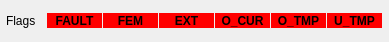
       <widget class="QWidget" name="horizontalLayoutWidget_9">
        <property name="geometry">
         <rect>
          <x>0</x>
          <y>40</y>
          <width>389</width>
          <height>31</height>
         </rect>
        </property>
        <layout class="QHBoxLayout" name="horizontalLayout_10">
         <property name="spacing">
          <number>1</number>
         </property>
         <property name="leftMargin">
          <number>6</number>
         </property>
         <property name="rightMargin">
          <number>6</number>
         </property>
         <item>
          <widget class="QLabel" name="label_39">
           <property name="sizePolicy">
            <sizepolicy hsizetype="Fixed" vsizetype="Fixed">
             <horstretch>0</horstretch>
             <verstretch>0</verstretch>
            </sizepolicy>
           </property>
           <property name="minimumSize">
            <size>
             <width>40</width>
             <height>18</height>
            </size>
           </property>
           <property name="maximumSize">
            <size>
             <width>40</width>
             <height>16777215</height>
            </size>
           </property>
           <property name="font">
            <font>
             <pointsize>9</pointsize>
            </font>
           </property>
           <property name="text">
            <string>Flags</string>
           </property>
          </widget>
         </item>
         <item>
          <widget class="QLabel" name="lhsFaultFlag">
           <property name="sizePolicy">
            <sizepolicy hsizetype="Fixed" vsizetype="Fixed">
             <horstretch>0</horstretch>
             <verstretch>0</verstretch>
            </sizepolicy>
           </property>
           <property name="minimumSize">
            <size>
             <width>55</width>
             <height>15</height>
            </size>
           </property>
           <property name="maximumSize">
            <size>
             <width>55</width>
             <height>16777215</height>
            </size>
           </property>
           <property name="font">
            <font>
             <weight>75</weight>
             <bold>true</bold>
            </font>
           </property>
           <property name="styleSheet">
            <string notr="true">background-color: rgb(255, 0, 0);</string>
           </property>
           <property name="text">
            <string>FAULT</string>
           </property>
           <property name="alignment">
            <set>Qt::AlignCenter</set>
           </property>
          </widget>
         </item>
         <item>
          <widget class="QLabel" name="lhsFemFlag">
           <property name="sizePolicy">
            <sizepolicy hsizetype="Fixed" vsizetype="Fixed">
             <horstretch>0</horstretch>
             <verstretch>0</verstretch>
            </sizepolicy>
           </property>
           <property name="minimumSize">
            <size>
             <width>55</width>
             <height>15</height>
            </size>
           </property>
           <property name="maximumSize">
            <size>
             <width>55</width>
             <height>16777215</height>
            </size>
           </property>
           <property name="font">
            <font>
             <weight>75</weight>
             <bold>true</bold>
            </font>
           </property>
           <property name="styleSheet">
            <string notr="true">background-color: rgb(255, 0, 0);</string>
           </property>
           <property name="text">
            <string>FEM</string>
           </property>
           <property name="alignment">
            <set>Qt::AlignCenter</set>
           </property>
          </widget>
         </item>
         <item>
          <widget class="QLabel" name="lhsExtFlag">
           <property name="sizePolicy">
            <sizepolicy hsizetype="Fixed" vsizetype="Fixed">
             <horstretch>0</horstretch>
             <verstretch>0</verstretch>
            </sizepolicy>
           </property>
           <property name="minimumSize">
            <size>
             <width>55</width>
             <height>15</height>
            </size>
           </property>
           <property name="maximumSize">
            <size>
             <width>55</width>
             <height>16777215</height>
            </size>
           </property>
           <property name="font">
            <font>
             <weight>75</weight>
             <bold>true</bold>
            </font>
           </property>
           <property name="styleSheet">
            <string notr="true">background-color: rgb(255, 0, 0);</string>
           </property>
           <property name="text">
            <string>EXT</string>
           </property>
           <property name="alignment">
            <set>Qt::AlignCenter</set>
           </property>
          </widget>
         </item>
         <item>
          <widget class="QLabel" name="lhsOvCurFlag">
           <property name="sizePolicy">
            <sizepolicy hsizetype="Fixed" vsizetype="Fixed">
             <horstretch>0</horstretch>
             <verstretch>0</verstretch>
            </sizepolicy>
           </property>
           <property name="minimumSize">
            <size>
             <width>55</width>
             <height>15</height>
            </size>
           </property>
           <property name="maximumSize">
            <size>
             <width>55</width>
             <height>16777215</height>
            </size>
           </property>
           <property name="font">
            <font>
             <weight>75</weight>
             <bold>true</bold>
            </font>
           </property>
           <property name="styleSheet">
            <string notr="true">background-color: rgb(255, 0, 0);</string>
           </property>
           <property name="text">
            <string>O_CUR</string>
           </property>
           <property name="alignment">
            <set>Qt::AlignCenter</set>
           </property>
          </widget>
         </item>
         <item>
          <widget class="QLabel" name="lhsOvTempFlag">
           <property name="sizePolicy">
            <sizepolicy hsizetype="Fixed" vsizetype="Fixed">
             <horstretch>0</horstretch>
             <verstretch>0</verstretch>
            </sizepolicy>
           </property>
           <property name="minimumSize">
            <size>
             <width>55</width>
             <height>15</height>
            </size>
           </property>
           <property name="maximumSize">
            <size>
             <width>55</width>
             <height>16777215</height>
            </size>
           </property>
           <property name="font">
            <font>
             <weight>75</weight>
             <bold>true</bold>
            </font>
           </property>
           <property name="styleSheet">
            <string notr="true">background-color: rgb(255, 0, 0);</string>
           </property>
           <property name="text">
            <string>O_TMP</string>
           </property>
           <property name="alignment">
            <set>Qt::AlignCenter</set>
           </property>
          </widget>
         </item>
         <item>
          <widget class="QLabel" name="lhsUnTempFlag">
           <property name="sizePolicy">
            <sizepolicy hsizetype="Fixed" vsizetype="Fixed">
             <horstretch>0</horstretch>
             <verstretch>0</verstretch>
            </sizepolicy>
           </property>
           <property name="minimumSize">
            <size>
             <width>55</width>
             <height>15</height>
            </size>
           </property>
           <property name="maximumSize">
            <size>
             <width>55</width>
             <height>16777215</height>
            </size>
           </property>
           <property name="font">
            <font>
             <weight>75</weight>
             <bold>true</bold>
            </font>
           </property>
           <property name="styleSheet">
            <string notr="true">background-color: rgb(255, 0, 0);</string>
           </property>
           <property name="text">
            <string>U_TMP</string>
           </property>
           <property name="alignment">
            <set>Qt::AlignCenter</set>
           </property>
          </widget>
         </item>
         <item>
          <spacer name="horizontalSpacer_14">
           <property name="orientation">
            <enum>Qt::Horizontal</enum>
           </property>
           <property name="sizeHint" stdset="0">
            <size>
             <width>40</width>
             <height>20</height>
            </size>
           </property>
          </spacer>
         </item>
        </layout>
       </widget>
